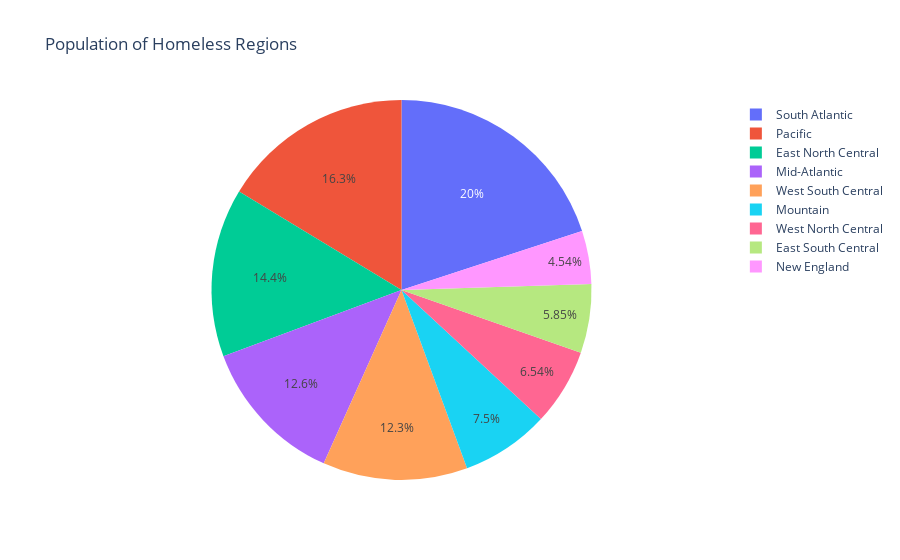

Notebook code for this chart:
### Code cell
fig= px.pie(homelessness, values='state_pop', names='region',title='Population of Homeless Regions')
fig.show()

### Figure 1 — Plotly figure (JSON) as saved in the notebook; plotly's stock layout.template omitted (floating-point values rounded to 4 significant figures)
{"data": [{"domain": {"x": [0, 1], "y": [0, 1]}, "hovertemplate": "region=%{label}<br>state_pop=%{value}<extra></extra>", "labels": ["East South Central", "Pacific", "Mountain", "West South Central", "Pacific", "Mountain", "New England", "South Atlantic", "South Atlantic", "South Atlantic", "South Atlantic", "Pacific", "Mountain", "East North Central", "East North Central", "West North Central", "West North Central", "East South Central", "West South Central", "New England", "South Atlantic", "New England", "East North Central", "West North Central", "East South Central", "West North Central", "Mountain", "West North Central", "Mountain", "New England", "Mid-Atlantic", "Mountain", "Mid-Atlantic", "South Atlantic", "West North Central", "East North Central", "West South Central", "Pacific", "Mid-Atlantic", "New England", "South Atlantic", "West North Central", "East South Central", "West South Central", "Mountain", "New England", "South Atlantic", "Pacific", "South Atlantic", "East North Central", "Mountain"], "legendgroup": "", "name": "", "showlegend": true, "type": "pie", "values": [4887681, 735139, 7158024, 3009733, 39461588, 5691287, 3571520, 965479, 701547, 21244317, 10511131, 1420593, 1750536, 12723071, 6695497, 3148618, 2911359, 4461153, 4659690, 1339057, 6035802, 6882635, 9984072, 5606249, 2981020, 6121623, 1060665, 1925614, 3027341, 1353465, 8886025, 2092741, 19530351, 10381615, 758080, 11676341, 3940235, 4181886, 12800922, 1058287, 5084156, 878698, 6771631, 28628666, 3153550, 624358, 8501286, 7523869, 1804291, 5807406, 577601]}], "layout": {"legend": {"tracegroupgap": 0}, "title": {"text": "Population of Homeless Regions"}}}
